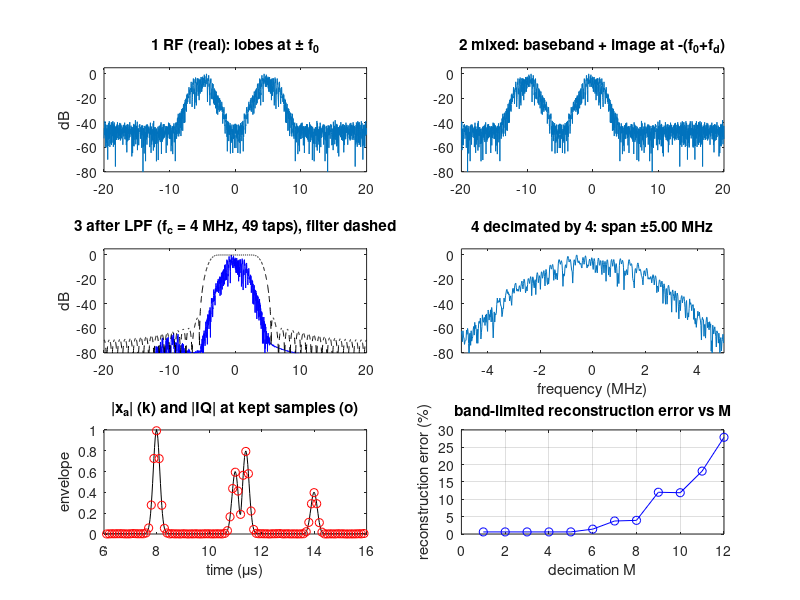
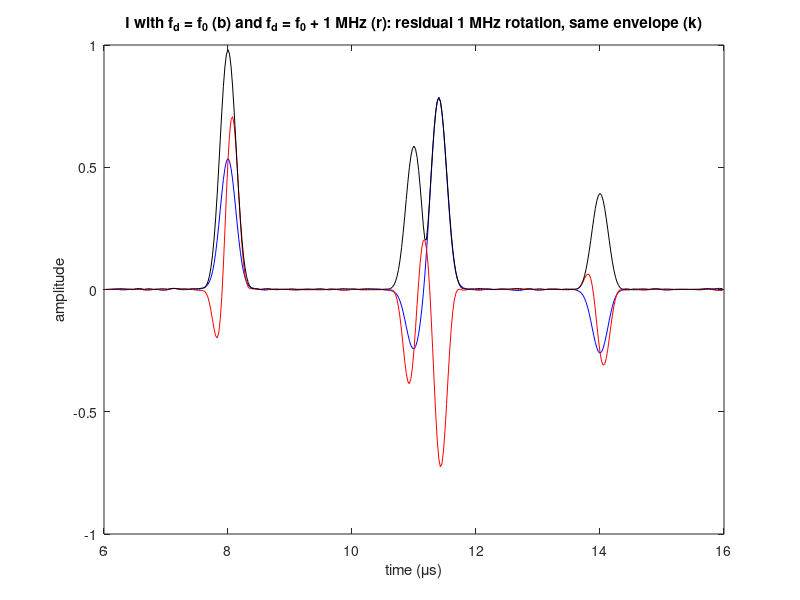

These charts were generated, in order, by the following MATLAB code:
%% m08_iq_demodulation.m  -  IQ demodulation: mix, low-pass, decimate
% Purpose : build the IQ chain by hand: complex mixing with exp(-j2*pi*fd*t),
%           a windowed-sinc FIR low-pass you design yourself (Hamming window
%           written out, no toolbox), and decimation by M. Shows the spectrum
%           at each stage, compares |IQ| (gain 2 included) with the
%           analytic-signal envelope, sweeps M to show where aliasing starts, and shows what a
%           mixing-frequency mismatch does (residual rotation, band clipping).
% Change  : f0, bw, fd (demodulation frequency), fc (LPF cutoff), L (taps), M.
% Expect  : M = 4 (10 MHz IQ): envelope error ~0.6 % (set by the LPF);
%           reconstruction error stays at that floor to M = 5 (8 MHz) and
%           grows from M = 6; for this five-echo line ~4 % at M = 8 (5 MHz)
%           and ~12 % at M = 9-10 (other echo positions or speckle give
%           about 4-10 % at M = 8 and 6-16 % at M = 9).
%           IQ here is 2*LPF{x exp(-j2 pi fd t)}, so |IQ| = |x_a| directly.
%           fd = f0 + 1 MHz rotates IQ at -1 MHz with the envelope intact
%           (1.7 %) while fc = 4 MHz passes the shifted band; fc = 2 MHz
%           clips it (envelope error ~24 %, rotation estimate biased).
clear; close all; rng(1);

%% Parameters
fs  = 40;  N = 2048;  t = (0:N-1)'/fs;     % MHz, samples, us
f0  = 5;   bw = 0.6;                       % echo center (MHz), -6 dB frac. BW
sigf = bw*f0/(2*sqrt(2*log(2)));  sigt = 1/(2*pi*sigf);
fd  = 5;                                   % demodulation frequency (MHz)
fc  = 4;                                   % LPF cutoff (MHz)
L   = 49;                                  % FIR length (odd -> integer delay)
M   = 4;                                   % decimation factor

% RF line: a few echoes of different phase plus weak noise
tc  = [8 11 11.4 14 20];  amp = [1 0.6 -0.8 0.4 0.7];
x   = zeros(N,1);
for k = 1:numel(tc)
  x = x + amp(k)*exp(-(t-tc(k)).^2/(2*sigt^2)).*cos(2*pi*f0*(t-tc(k)) + k);
end
x = x + 0.002*randn(N,1);

% Reference: analytic signal by FFT mask
h  = zeros(N,1); h(1) = 1; h(2:N/2) = 2; h(N/2+1) = 1;
xa = ifft(fft(x).*h);

% Windowed-sinc low-pass (Hamming window written out), unit DC gain
% sinc without the toolbox: sin(pi x)/(pi x), with sinc(0) = 1
sinc_ = @(u) (sin(pi*u) + (u==0)) ./ (pi*u + (u==0));
designLPF = @(fc_, L_) ( (2*fc_/fs)*sinc_((-(L_-1)/2:(L_-1)/2)'*2*fc_/fs) ...
                        .* (0.54 - 0.46*cos(2*pi*(0:L_-1)'/(L_-1))) );
normDC   = @(b) b/sum(b);
lpf      = @(v, b) conv(v, b, 'same');     % zero-phase alignment for odd L

% Full chain as one anonymous function: returns IQ at fs (before decimation)
iqchain  = @(x_, fd_, fc_) 2*lpf(x_.*exp(-1j*2*pi*fd_*t), normDC(designLPF(fc_, L)));

%% 1. The chain at nominal settings
b    = normDC(designLPF(fc, L));
xm   = x.*exp(-1j*2*pi*fd*t);              % stage 2: mixed
xl   = 2*lpf(xm, b);                       % stage 3: filtered (x2 restores amplitude)
iq   = xl(1:M:end);  fsIQ = fs/M;          % stage 4: decimated
ref  = xa.*exp(-1j*2*pi*fd*t);             % ideal IQ = analytic signal, carrier removed

% Envelope error at the kept samples
idx  = (1:M:N)';  sel = abs(xa(idx)) > 0.05;
eKept = 100*sqrt(sum((abs(iq(sel)) - abs(xa(idx(sel)))).^2)/sum(abs(xa(idx(sel))).^2));
% Band-limited reconstruction back to 40 MHz (what an interpolator sees)
Nd   = numel(iq);  rec = interpft(iq, Nd*M);
eRec = 100*sqrt(sum(abs(abs(rec(1:N)) - abs(xa)).^2.*(abs(xa)>0.05))/sum(abs(xa).^2.*(abs(xa)>0.05)));
% Complex error vs ideal IQ (includes phase)
ws    = abs(xa) > 0.05;                 % evaluate where the echoes are (noise floor excluded)
eCplx = 100*norm(xl(ws) - ref(ws))/norm(ref(ws));
fprintf('fd = %.1f MHz, fc = %.1f MHz, L = %d, M = %d (IQ rate %.1f MHz)\n', fd, fc, L, M, fsIQ);
fprintf('  |IQ| vs |x_a| at kept samples       = %.3f %% rms\n', eKept);
fprintf('  band-limited reconstruction error   = %.3f %% rms\n', eRec);
fprintf('  complex IQ error before decimation  = %.3f %% rms\n', eCplx);
fprintf('  -20 dB half-width of the echo band  = %.2f MHz (needs fs/M > %.1f MHz)\n', ...
        sigf*sqrt(2*log(10)), 2*sigf*sqrt(2*log(10)));

%% 2. Sweep the decimation factor
Ms = 1:12; eM = zeros(size(Ms));
for i = 1:numel(Ms)
  q  = xl(1:Ms(i):end);  nd = numel(q);
  r  = interpft(q, nd*Ms(i));  r = r(1:min(N, nd*Ms(i)));
  rr = xa(1:numel(r));  w = abs(rr) > 0.05;
  eM(i) = 100*sqrt(sum((abs(r(w)) - abs(rr(w))).^2)/sum(abs(rr(w)).^2));
end
fprintf('\nM :      '); fprintf('%6d', Ms); fprintf('\nfsIQ:    '); fprintf('%6.1f', fs./Ms);
fprintf('\nerr (%%): '); fprintf('%6.2f', eM); fprintf('\n');

%% 3. Mixing-frequency mismatch
fdm = 6;                                    % demodulate 1 MHz above f0
for fcm = [4 2]
  xlm  = iqchain(x, fdm, fcm);
  ephm = 100*sqrt(sum((abs(xlm) - abs(xa)).^2.*(abs(xa)>0.05))/sum(abs(xa).^2.*(abs(xa)>0.05)));
  % residual rotation rate from the lag-one product inside the first echo
  w8   = abs(t - tc(1)) < 2*sigt;
  rot  = angle(sum(conj(xlm(find(w8)-1)).*xlm(w8)))*fs/(2*pi);
  fprintf('fd = %.1f MHz, fc = %.1f MHz: envelope error %.2f %%, residual rotation %.3f MHz (expect %.1f)\n', ...
          fdm, fcm, ephm, rot, f0 - fdm);
end

%% Figures: spectra at each stage, envelopes in time
F   = @(v) 20*log10(abs(fftshift(fft(v)))/max(abs(fft(x))) + 1e-12);
fax = ((0:N-1)' - N/2)*fs/N;
Hb  = 20*log10(abs(fftshift(fft(b, N))) + 1e-12);
figure('Position', [80 80 900 700]);
subplot(3,2,1); plot(fax, F(x));  axis([-20 20 -80 5]); title('1 RF (real): lobes at \pm f_0'); ylabel('dB');
subplot(3,2,2); plot(fax, F(xm)); axis([-20 20 -80 5]); title('2 mixed: baseband + image at -(f_0+f_d)');
subplot(3,2,3); plot(fax, F(xl/2), 'b', fax, Hb, 'k--'); axis([-20 20 -80 5]);
title(sprintf('3 after LPF (f_c = %g MHz, %d taps), filter dashed', fc, L)); ylabel('dB');
Nq = numel(iq); faq = ((0:Nq-1)' - Nq/2)*fsIQ/Nq;
subplot(3,2,4); plot(faq, 20*log10(abs(fftshift(fft(iq)))/max(abs(fft(iq))) + 1e-12));
axis([-fsIQ/2 fsIQ/2 -80 5]); title(sprintf('4 decimated by %d: span \\pm%.2f MHz', M, fsIQ/2)); xlabel('frequency (MHz)');
subplot(3,2,5); tw = t > 6 & t < 16;
plot(t(tw), abs(xa(tw)), 'k', t(idx(idx>=find(tw,1) & idx<=find(tw,1,'last'))), ...
     abs(iq(idx>=find(tw,1) & idx<=find(tw,1,'last'))), 'ro');
xlabel('time (\mus)'); ylabel('envelope'); title('|x_a| (k) and |IQ| at kept samples (o)');
subplot(3,2,6); plot(Ms, eM, 'bo-'); xlabel('decimation M'); ylabel('reconstruction error (%)');
title('band-limited reconstruction error vs M'); grid on;

figure('Position', [100 100 800 300]);
xlm = iqchain(x, fdm, 4);
plot(t(tw), real(xl(tw)), 'b', t(tw), real(xlm(tw)), 'r', t(tw), abs(xlm(tw)), 'k');
xlabel('time (\mus)'); ylabel('amplitude');
title('I with f_d = f_0 (b) and f_d = f_0 + 1 MHz (r): residual 1 MHz rotation, same envelope (k)');
